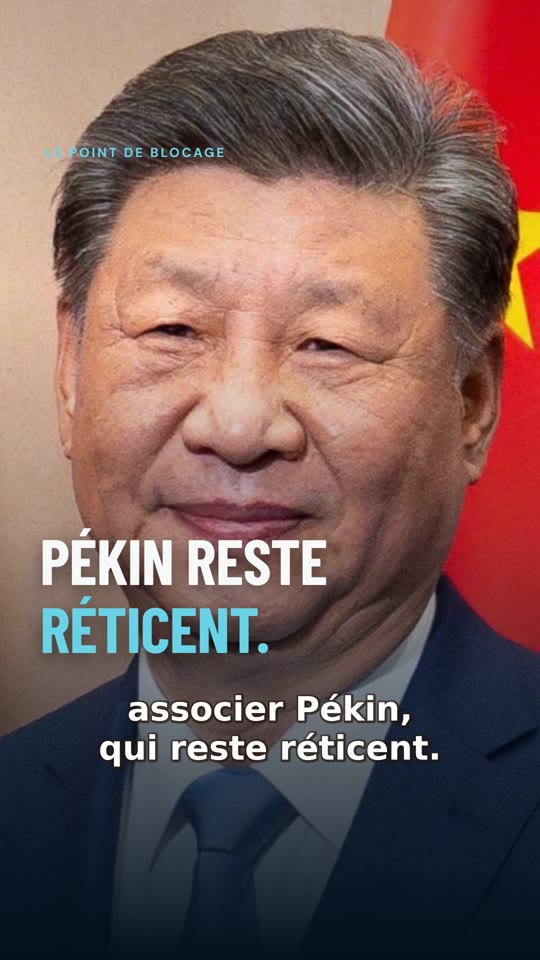
#> input picture media-lab/summit-2026/editorial-v2/semantic-phrase-audit/frames/china.jpg, 540 x 960 px
$ python -i worldvision_segment04_new_start.py   (imports and definitions only)
#> lines starting #> are read from the running program, lines starting #| are printed output that depends on the picture
#!/usr/bin/env python3
"""World-Vision S04 New START — authentic archive, editorial motion design.
7.9s / 237 frames / H264 / vertical 1080x1920. SILENT until approved voice.
The Prague 2010 photo is an archived US government work, NOT a 2026 meeting.
"""
import argparse,hashlib,json,math,subprocess
from pathlib import Path
from PIL import Image,ImageDraw,ImageFont,ImageEnhance
import numpy as np

W,H,FPS,FRAMES=1080,1920,30,237
NAVY=(3,17,38); CYAN=(76,221,248); ICE=(177,235,246)
WHITE=(246,251,255); MUTED=(151,188,210)
def e(x):
 x=max(0.,min(1.,x));return 1-(1-x)**3
def s(x):
 x=max(0.,min(1.,x));return x*x*(3-2*x)
def gate(t,a,b,f=.25):return s((t-a)/f)*(1-s((t-b)/f))
# The actual glyphs come from Manrope Variable (OFL 1.1); supplied to --font
# by the reproducible rendering workflow, and pinned by SHA256. Never fall back
# silently to a generic workstation font.
FONT_PATH=None
CACHE={}
# [20 lines left out: functions font, tx, lab, not called in this run]
def background():
 y,x=np.mgrid[0:H,0:W].astype('float32')
 a=np.exp(-(((x-810)/740)**2+((y-515)/710)**2))*.45
 b=np.exp(-(((x-100)/670)**2+((y-1590)/790)**2))*.23
 ar=np.empty((H,W,3),dtype=np.uint8)
 for k in range(3):ar[:,:,k]=np.clip(NAVY[k]+[11,44,78][k]*a+[5,27,47][k]*b,0,255).astype('uint8')
 im=Image.fromarray(ar,'RGB');d=ImageDraw.Draw(im,'RGBA')
#> after `im = Image.fromarray(ar, 'RGB')`:
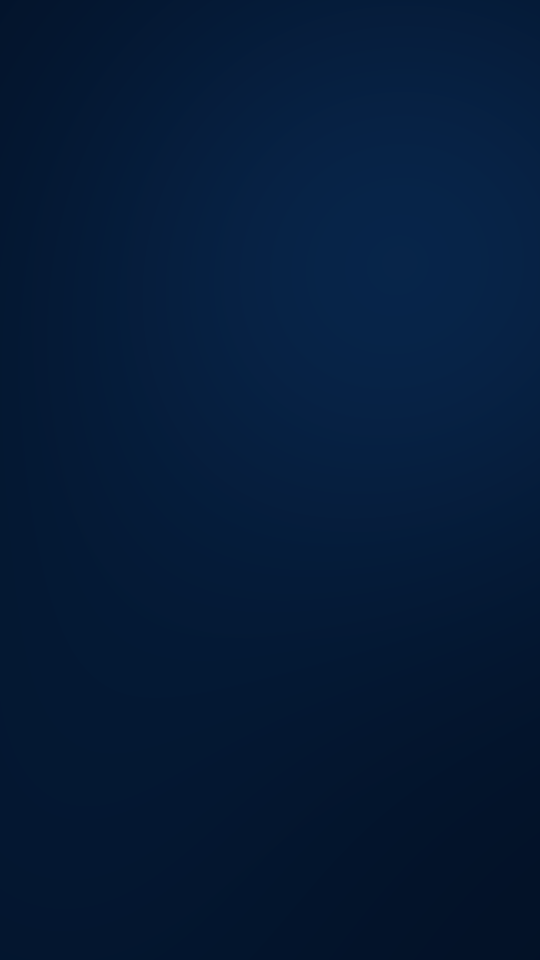
#> im: PIL image 1080x1920 RGB (shown at 1/2 size); mean R, G, B 5, 27, 56
 for px in range(90,1030,90):d.line((px,346,px,1665),fill=(139,218,245,17))
 for py in range(348,1700,90):d.line((75,py,1015,py),fill=(139,218,245,14))
 d.line((78,315,1002,315),fill=(146,221,245,62),width=2)
 d.line((78,1741,1002,1741),fill=(146,221,245,62),width=2)
 return im.convert('RGBA')
BASE=background()
def source_photo(path):
 im=Image.open(path).convert('RGB')
#> im is the input picture: PIL image 540x960 RGB; mean R, G, B 120.3, 91.1, 87.5
 im=ImageEnhance.Color(im).enhance(.88)
 w,h=im.size; aspect=920/598
#> after `w, h = im.size`: w = 540; h = 960
 if w/h>aspect:
  c=int(h*aspect);im=im.crop(((w-c)//2,0,(w+c)//2,h))
 else:
  c=int(w/aspect);im=im.crop((0,(h-c)//2,w,(h+c)//2))
#> after `c = int(w / aspect)`: c = 351
#> after `im = im.crop((0, (h - c) // 2, w, (h + c) // 2))`:
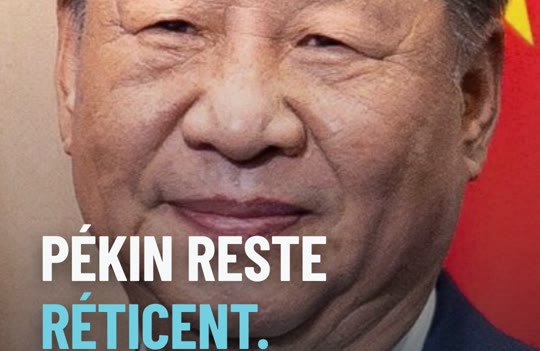
#> im: PIL image 540x351 RGB; mean R, G, B 149.2, 108.7, 101
 return im.resize((920,598),Image.Resampling.LANCZOS).convert('RGBA')
#> returned value: PIL image 920x598 RGBA
def official_logo(path):
 im=Image.open(path).convert('RGBA');im.thumbnail((112,76),Image.Resampling.LANCZOS);return im
# [78 lines left out: function frame, not called in this run]
def sha(p):return hashlib.sha256(Path(p).read_bytes()).hexdigest()
# [47 lines left out: function main, not called in this run]
# [1 line not run here, left out]

>>> result = source_photo('../../../../media-lab/summit-2026/editorial-v2/semantic-phrase-audit/frames/china.jpg')

$ run again, on media-lab/summit-2026/editorial-v2/semantic-phrase-audit/frames/warning.jpg
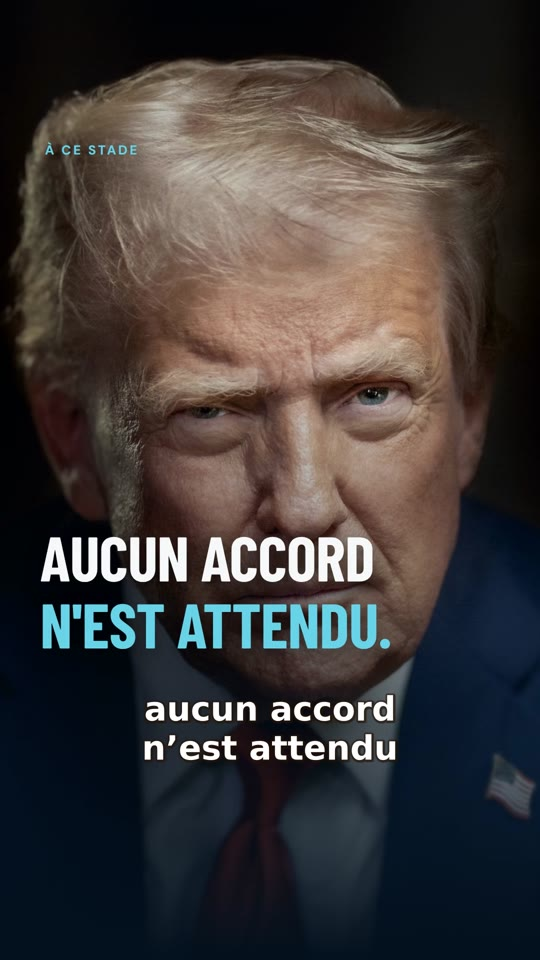
#> input picture media-lab/summit-2026/editorial-v2/semantic-phrase-audit/frames/warning.jpg, 540 x 960 px
#> in source_photo, im is the input picture: PIL image 540x960 RGB; mean R, G, B 62.8, 58.4, 57.5
#> in source_photo, `im = im.crop((0, (h - c) // 2, w, (h + c) // 2))`:
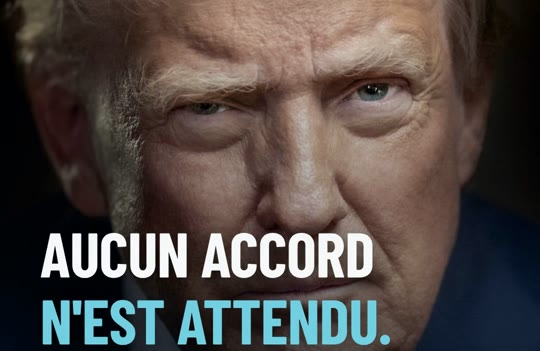
#> im: PIL image 540x351 RGB; mean R, G, B 82, 73.5, 69.9
